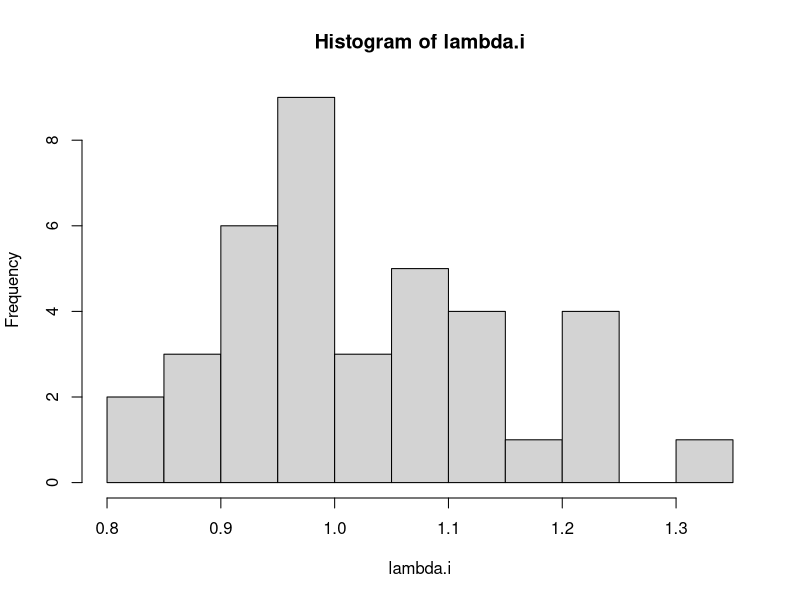
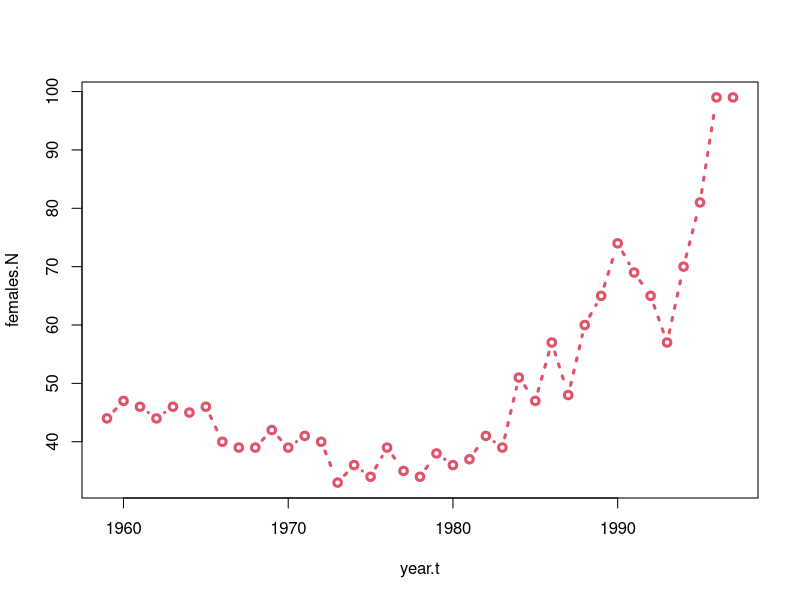
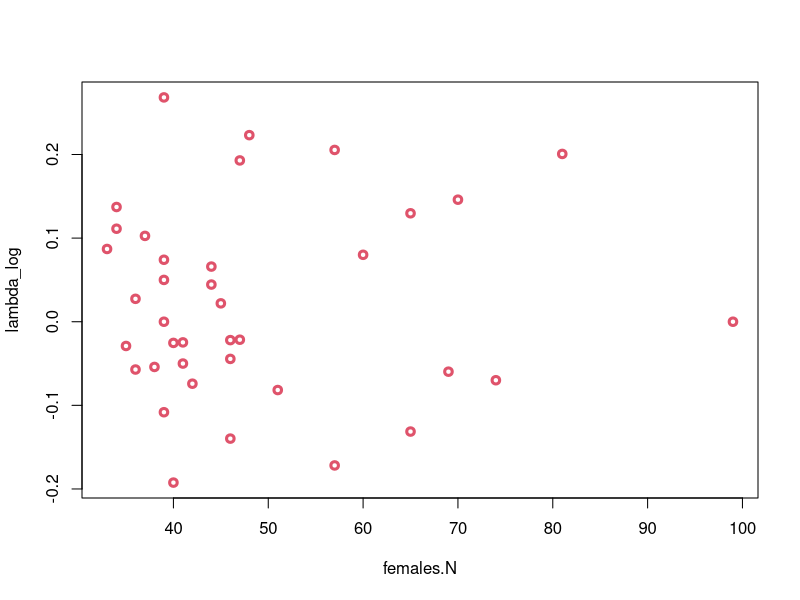
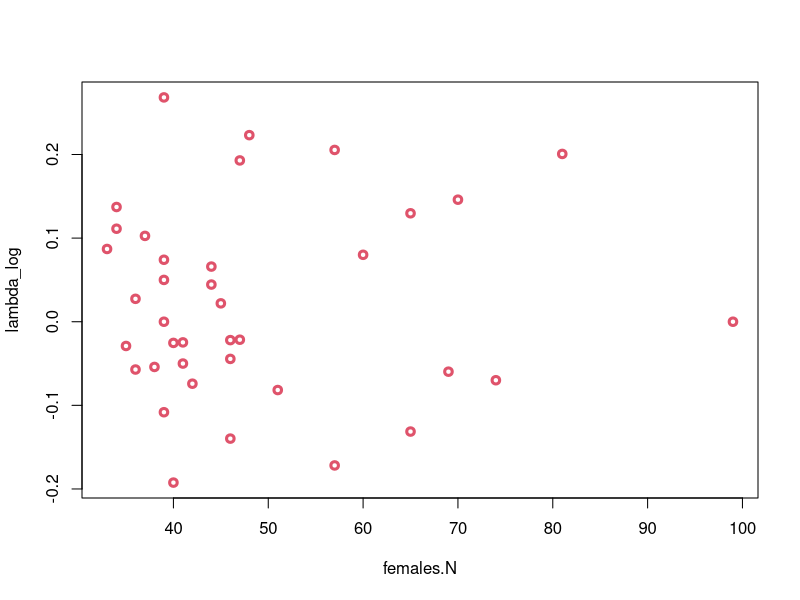
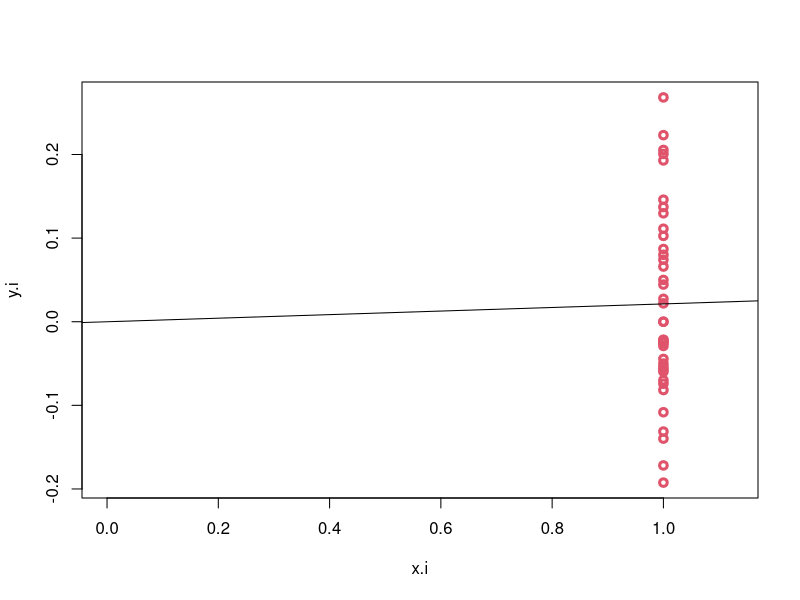

Reproduce these figures in R, in order. (Note: this script raises an error after producing the figures.)
## ---- chunk 1
knitr::opts_chunk$set(
  collapse = TRUE,
  comment = "#>"
)
## ---- chunk 2
#library(countpva)
## ---- chunk 3
census <- 1:39
year.t   <- 1959:1997
females.N <- c(44,47,46,44,46,
               45,46,40,39,39,
               42,39,41,40,33,
               36,34,39,35,34,
               38,36,37,41,39,
               51,47,57,48,60,
               65,74,69,65,57,
               70,81,99,99)
lambda.i <- females.N[-1]/females.N[-length(females.N)]
lambda.i <- c(lambda.i,NA)
hist(lambda.i)
lambda_log <- log(lambda.i)

mean(lambda_log, na.rm = T)
var(lambda_log, na.rm = T)

x.i <- year.t[-1]-year.t[-length(females.N)]
x.i <- sqrt(x.i)
x.i <- c(x.i, NA)
y.i <- lambda_log/x.i
mean(lambda.i, na.rm = T)
var(lambda.i, na.rm = T)
bear_N <- cbind(census,
                year.t,
                females.N,
                lambda.i, 
                lambda_log,
                x.i,
                y.i)

bear_N <- as.data.frame(bear_N)

head(bear_N)
tail(bear_N)

## ---- chunk 4
plot(females.N ~ year.t, data = bear_N, type = "b", col = 2, lwd = 3, lty = 3)
## ---- chunk 5
plot(lambda_log ~ females.N, data = bear_N, type = "p", col = 2, lwd = 3, lty = 3)
plot(lambda_log ~ females.N, data = bear_N, type = "p", col = 2, lwd = 3, lty = 3)

## ---- chunk 6
bear_lm <- lm(y.i ~ -1 + x.i, data = bear_N)
bear_lm_summary <- summary(bear_lm)
bear_lm_summary$coefficients["x.i","Pr(>|t|)"] # P value for mu Ho = 0

bear_lm_anova <- anova(bear_lm)

mu_dennis <- coef(bear_lm)
mu_dennis_ci <- confint(bear_lm)

sigma2_dennis <- bear_lm_anova["Residuals","Mean Sq"]

# df = q = number of transitions
q.transitions <- length(na.omit(bear_N$lambda.i))
df <- q.transitions-1
chi2.025 <- qchisq(0.025, df)  
chi2.975 <- qchisq(0.975, df)  

sigm2_dennis_ci_up <- df*sigma2_dennis/chi2.025
sigm2_dennis_ci_lo <- df*sigma2_dennis/chi2.975

sigma2_dennis_ci <- c(sigm2_dennis_ci_lo,sigm2_dennis_ci_up)

lambda_dennis <- exp(coef(bear_lm))

## ---- chunk 7
plot(y.i ~ x.i, data = bear_N, type = "p", col = 2, lwd = 3, lty = 3,
     xlim = c(0,1.125))
abline(bear_lm)
## ---- chunk 8
e.i <- resid(bear_lm)

sum(((e.i[-1]-e.i[-length(e.i)])^2))/sum(e.i^2)



## ---- chunk 9
car::durbinWatsonTest(dennis_mod)
car::durbinWatsonTest(resid(dennis_mod))


lmtest::dwtest(dennis_mod)
lmtest::dwtest(y.i ~ -1 + x.i, data = bear_N)
lmtest::bgtest(dennis_mod)
